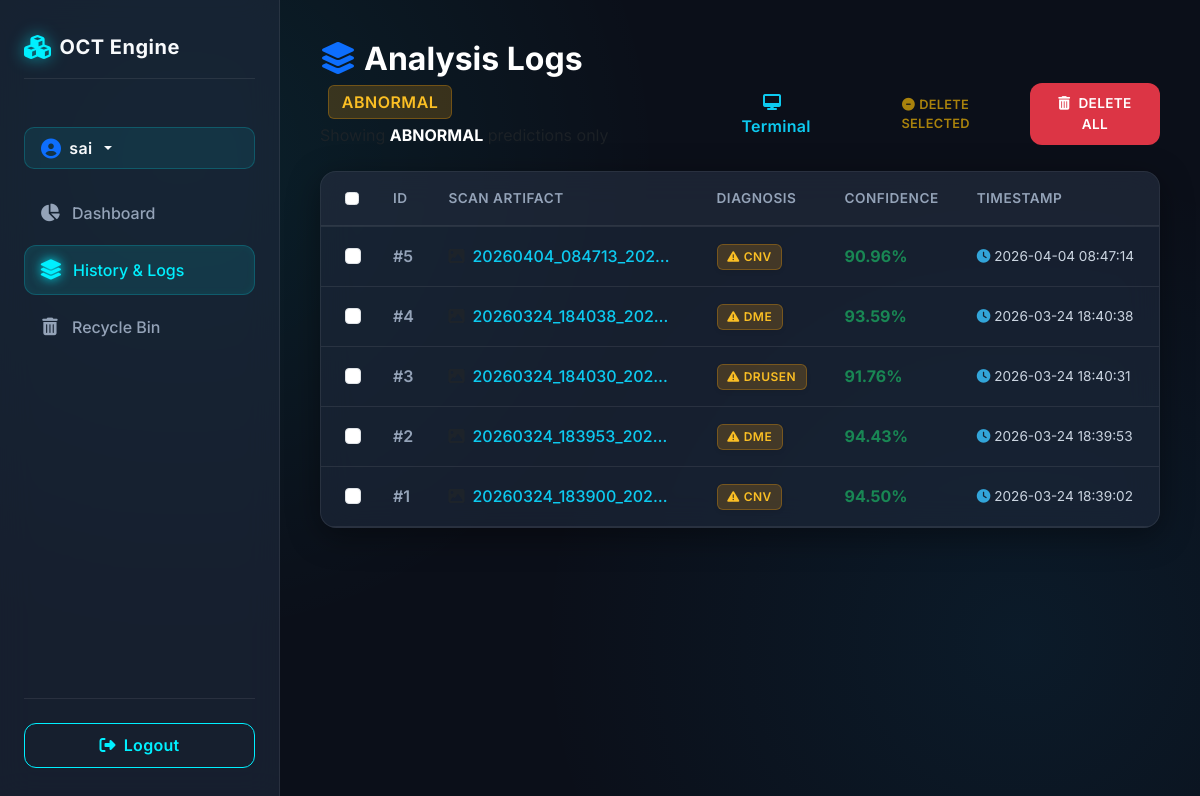
The page /history_filter?class=ABNORMAL (signed in) on the database its author committed.
### tables this page shows
CREATE TABLE users (
            id INTEGER PRIMARY KEY AUTOINCREMENT,
            name TEXT NOT NULL,
            email TEXT NOT NULL UNIQUE,
            password_hash TEXT NOT NULL,
            created_at TEXT NOT NULL
        );

CREATE TABLE predictions (
            id INTEGER PRIMARY KEY AUTOINCREMENT,
            user_id INTEGER NOT NULL,
            filename TEXT NOT NULL,
            predicted_class TEXT NOT NULL,
            confidence REAL NOT NULL,
            actual_confidence REAL,
            created_at TEXT NOT NULL,
            FOREIGN KEY (user_id) REFERENCES users(id)
        );

### app.py (the view)
@app.route('/history_filter')
@login_required
def history_filter():
    filter_class = request.args.get('class', '').upper()
    rows = get_user_predictions(session['user_id'], filter_class=filter_class or None)
    return render_template('history.html', rows=rows, filter_class=filter_class)

### app.py (called while the page is built, shortened)
def get_db_connection():
    conn = sqlite3.connect(app.config['DATABASE'])
    conn.row_factory = sqlite3.Row
    return conn

def get_user_by_id(user_id):
    conn = get_db_connection()
    user = conn.execute(
        "SELECT * FROM users WHERE id = ?",
        (user_id,)
    ).fetchone()
    conn.close()
    return user

def get_user_predictions(user_id, filter_class=None):
    conn = get_db_connection()
    if filter_class == 'ABNORMAL':
        rows = conn.execute("""
            SELECT *, ROW_NUMBER() OVER (PARTITION BY user_id ORDER BY id) AS row_num
            FROM predictions
            WHERE user_id = ? AND predicted_class != 'NORMAL'
            ORDER BY id DESC
        """, (user_id,)).fetchall()
    conn.close()
    return rows

def login_required(view_func):
    @wraps(view_func)
    def wrapped(*args, **kwargs):
        if 'user_id' not in session:
            flash('Please login first.', 'warning')
            return redirect(url_for('login'))
        return view_func(*args, **kwargs)
    return wrapped

@app.context_processor
def inject_user():
    user = None
    if 'user_id' in session:
        user = get_user_by_id(session['user_id'])
    return dict(current_user=user)

### templates/history.html (shortened to what this page needs)
{% extends 'base.html' %}
{% block content %}
<div class="d-flex justify-content-between align-items-end mb-4">
    <div>
        <h2 class="fw-bold mb-1 text-white">
            <i class="fas fa-layer-group text-primary me-2"></i>Analysis Logs
            {% if filter_class %}
                <span class="badge bg-{% if filter_class == 'NORMAL' %}success{% else %}warning{% endif %} ms-2 fs-6">
                    {{ filter_class }}
                </span>
            {% endif %}
        </h2>
        <p class="text-muted mb-0">
            {% if filter_class %}
                Showing <strong class="text-white">{{ filter_class }}</strong> predictions only
            {% else %}
                Historical classification queries
            {% endif %}
        </p>
    </div>
    <div class="d-flex gap-2 align-items-center">
        <a href="{{ url_for('dashboard') }}" class="btn btn-outline-info">
            <i class="fas fa-desktop me-2"></i>Terminal
        </a>
        {% if rows %}
        <button type="button" class="btn btn-outline-warning text-uppercase" style="font-size:0.8rem;" id="deleteSelectedBtn" onclick="submitDeleteSelected()" disabled>
            <i class="fas fa-minus-circle me-1"></i>Delete Selected
        </button>
        {% endif %}
        <form method="POST" action="{{ url_for('clear_history') }}" onsubmit="return confirm('Delete ALL data logs? This cannot be undone.');">
            <button type="submit" class="btn btn-danger text-uppercase" style="font-size: 0.85rem; padding: 0.65rem 1rem;">
                <i class="fas fa-trash-can me-2"></i>Delete All
            </button>
        </form>
    </div>
</div>
<form method="POST" action="{{ url_for('delete_selected') }}" id="deleteSelectedForm">
    <div class="glass-card">
        <div class="card-body p-0">
            {% if rows %}
            <div class="table-responsive">
                <table class="table table-hover align-middle mb-0">
                    <thead style="background: rgba(255,255,255,0.02);">
                        <tr>
                            <th class="ps-4" style="width:44px;">
                                <input type="checkbox" class="form-check-input" id="selectAll" title="Select All">
                            </th>
                            <th>ID</th>
                            <th>Scan Artifact</th>
                            <th>Diagnosis</th>
                            <th>Confidence</th>
                            <th class="pe-4">Timestamp</th>
                        </tr>
                    </thead>
                    <tbody>
                        {% for row in rows %}
                        <tr class="row-item" data-id="{{ row['id'] }}">
                            <td class="ps-4 border-glass">
                                <input type="checkbox" class="form-check-input row-checkbox" name="selected_ids" value="{{ row['id'] }}">
                            </td>
                            <td class="border-glass fw-semibold" style="color:#94a3b8;">#{{ row['row_num'] }}</td>
                            <td class="border-glass">
                                <a href="{{ url_for('uploaded_file', filename=row['filename']) }}" target="_blank" class="text-info text-decoration-none fw-medium d-flex align-items-center">
                                    <i class="fas fa-image text-muted me-2"></i>
                                    <span class="text-truncate" style="max-width: 200px; display:inline-block;">{{ row['filename'] }}</span>
                                </a>
                            </td>
                            <td class="border-glass">
                                {% if row['predicted_class'] == 'NORMAL' %}
                                    <span class="badge bg-success shadow-sm"><i class="fas fa-check-circle me-1"></i>{{ row['predicted_class'] }}</span>
                                {% else %}
                                    <span class="badge bg-warning text-dark shadow-sm"><i class="fas fa-exclamation-triangle me-1"></i>{{ row['predicted_class'] }}</span>
                                {% endif %}
                            </td>
                            <td class="border-glass fw-bold {% if row['confidence'] > 0.8 %}text-success{% else %}text-info{% endif %}">
                                {{ '%.2f'|format(row['confidence'] * 100) }}%
                            </td>
                            <td class="border-glass" style="min-width: 160px; font-size: 0.85rem; white-space: nowrap; color:#cbd5e1;">
                                <i class="fas fa-clock me-1" style="color:#38bdf8; opacity:0.85;"></i>{{ row['created_at'] }}
                            </td>
                        </tr>
                        {% endfor %}
                    </tbody>
                </table>
            </div>
            {% endif %}
        </div>
    </div>
</form>
{% endblock %}

### templates/base.html (shortened to what this page needs)
<!DOCTYPE html>
<html lang="en">
<head>
    <link href="https://cdn.jsdelivr.net/npm/bootstrap@5.3.3/dist/css/bootstrap.min.css" rel="stylesheet">
    <link href="https://cdnjs.cloudflare.com/ajax/libs/font-awesome/6.5.2/css/all.min.css" rel="stylesheet">
    <link href="{{ url_for('static', filename='css/style.css') }}" rel="stylesheet">
</head>
<body class="{% if not current_user %}auth-page-body{% endif %}">
    {% if current_user %}
    <div class="app-container">
        <aside class="sidebar" id="sidebar">
            <div class="sidebar-header">
                <a href="{{ url_for('dashboard') }}" class="sidebar-brand text-decoration-none">
                    <i class="fas fa-cubes me-2"></i>
                    <span>OCT Engine</span>
                </a>
            </div>
            <div class="dropdown mt-2 mb-1">
                <button class="btn w-100 d-flex align-items-center gap-2 text-start px-3 py-2 dropdown-toggle"
                    type="button" data-bs-toggle="dropdown" aria-expanded="false"
                    style="background: rgba(0,240,255,0.08); border: 1px solid rgba(0,240,255,0.2); border-radius: 10px; color: #f8fafc; transition: all 0.2s;"
                    onmouseover="this.style.background='rgba(0,240,255,0.15)'"
                    onmouseout="this.style.background='rgba(0,240,255,0.08)'">
                    <i class="fas fa-user-circle fa-lg text-primary"></i>
                    <span class="text-truncate fw-semibold" style="max-width:120px;">{{ current_user['name'] }}</span>
                </button>
            </div>
            <ul class="nav-menu mt-3">
                <li class="nav-item">
                    <a href="{{ url_for('dashboard') }}" class="nav-link {% if request.endpoint == 'dashboard' %}active{% endif %}">
                        <i class="fas fa-chart-pie"></i>
                        <span>Dashboard</span>
                    </a>
                </li>
                <li class="nav-item">
                    <a href="{{ url_for('history') }}" class="nav-link {% if request.endpoint == 'history' or request.endpoint == 'history_filter' %}active{% endif %}">
                        <i class="fas fa-layer-group"></i>
                        <span>History &amp; Logs</span>
                    </a>
                </li>
                <li class="nav-item">
                    <a href="{{ url_for('recycle_bin') }}" class="nav-link {% if request.endpoint == 'recycle_bin' %}active{% endif %}">
                        <i class="fas fa-trash-can"></i>
                        <span>Recycle Bin</span>
                    </a>
                </li>
            </ul>
            <div class="sidebar-footer">
                <a href="{{ url_for('logout') }}" class="btn btn-outline-primary w-100 d-flex align-items-center justify-content-center gap-2">
                    <i class="fas fa-sign-out-alt"></i> Logout
                </a>
            </div>
        </aside>
        <main class="main-content">
            {% block content %}{% endblock %}
        </main>
    </div>
    {% endif %}
</body>
</html>

### static/css/style.css (style rules this page uses)
:root { --bg-main: #0b0f19; --surface-glass: rgba(30, 41, 59, 0.65); --surface-glass-hover: rgba(45, 55, 72, 0.85); --primary: #00f0ff; --primary-dark: #00b8cc; --success: #10b981; --warning: #f59e0b; --danger: #ef4444; --info: #0ea5e9; --text-main: #f8fafc; --text-muted: #94a3b8; --border-glass: rgba(255, 255, 255, 0.08); --border-light: rgba(255, 255, 255, 0.15); --shadow-glass: 0 8px 32px 0 rgba(0, 0, 0, 0.4); --shadow-glow: 0 0 20px rgba(0, 240, 255, 0.2); --radius-lg: 16px; --radius-md: 12px; }
html, body { height: 100%; }
body { font-family: 'Inter', sans-serif; color: var(--text-main); background-color: var(--bg-main); background-image: radial-gradient(circle at 15% 20%, rgba(0, 240, 255, 0.08) 0%, transparent 40%), radial-gradient(circle at 85% 80%, rgba(14, 165, 233, 0.08) 0%, transparent 40%); background-attachment: fixed; background-size: cover; min-height: 100vh; overflow-x: hidden; }
a { color: var(--primary); text-decoration: none; transition: 0.3s; }
.app-container { display: flex; min-height: 100vh; }
.sidebar { width: 280px; background: var(--surface-glass); backdrop-filter: blur(16px); -webkit-backdrop-filter: blur(16px); border-right: 1px solid var(--border-glass); padding: 2rem 1.5rem; display: flex; flex-direction: column; position: fixed; height: 100vh; z-index: 1000; transition: transform 0.3s ease; }
.sidebar-header { margin-bottom: 2.5rem; padding-bottom: 1rem; border-bottom: 1px solid var(--border-glass); display: flex; align-items: center; gap: 12px; }
.sidebar-brand { font-size: 1.25rem; font-weight: 700; color: var(--text-main); letter-spacing: 0.5px; display: flex; align-items: center; }
.sidebar-brand i { color: var(--primary); font-size: 1.5rem; filter: drop-shadow(0 0 8px rgba(0,240,255,0.6)); }
.nav-menu { list-style: none; padding: 0; margin: 0; display: flex; flex-direction: column; gap: 0.5rem; }
.nav-item .nav-link { display: flex; align-items: center; gap: 12px; padding: 12px 16px; border-radius: var(--radius-md); color: var(--text-muted); font-weight: 500; transition: all 0.3s ease; }
.nav-item .nav-link i { font-size: 1.1rem; width: 20px; text-align: center; transition: transform 0.3s ease; }
.nav-item .nav-link:hover, .nav-item .nav-link.active { background: rgba(0, 240, 255, 0.1); color: var(--primary); border: 1px solid rgba(0, 240, 255, 0.2); box-shadow: inset 0 0 10px rgba(0,240,255,0.05); }
.nav-item .nav-link:hover i, .nav-item .nav-link.active i { transform: scale(1.15); filter: drop-shadow(0 0 5px var(--primary)); }
.sidebar-footer { margin-top: auto; padding-top: 1.5rem; border-top: 1px solid var(--border-glass); }
.main-content { flex-grow: 1; margin-left: 280px; min-height: 100vh; padding: 2.5rem; display: flex; flex-direction: column; }
.glass-card, .stat-card, .card { background: var(--surface-glass); backdrop-filter: blur(16px); -webkit-backdrop-filter: blur(16px); border: 1px solid var(--border-glass); border-radius: var(--radius-lg); box-shadow: var(--shadow-glass); transition: transform 0.3s ease, box-shadow 0.3s ease, border-color 0.3s ease; color: var(--text-main); overflow: hidden; }
.btn { border-radius: var(--radius-md); font-weight: 600; padding: 0.6rem 1.2rem; transition: all 0.3s ease; letter-spacing: 0.3px; border: none; }
.btn-outline-primary { background: transparent; border: 1px solid var(--primary); color: var(--primary); }
.table { color: var(--text-main); --bs-table-bg: transparent; --bs-table-color: var(--text-main); --bs-table-border-color: var(--border-glass); }
.table thead th { font-weight: 600; color: var(--text-muted); border-bottom: 2px solid var(--border-glass); letter-spacing: 0.5px; text-transform: uppercase; font-size: 0.85rem; }
.table tbody tr { transition: background-color 0.2s ease; }
.table td, .table th { padding: 1rem; vertical-align: middle; }
.badge { padding: 0.5em 0.8em; border-radius: 6px; font-weight: 600; letter-spacing: 0.5px; }
.bg-warning { background-color: rgba(245, 158, 11, 0.2) !important; color: #fbbf24 !important; border: 1px solid rgba(245, 158, 11, 0.3); }

### rows shown on the page
users: name "sai"
predictions: row_num "5", filename "20260404_084713_202…", predicted_class "CNV", row['confidence']*100 "90.96", created_at "2026-04-04 08:47:14"
predictions: row_num "4", filename "20260324_184038_202…", predicted_class "DME", row['confidence']*100 "93.59", created_at "2026-03-24 18:40:38"
predictions: row_num "3", filename "20260324_184030_202…", predicted_class "DRUSEN", row['confidence']*100 "91.76", created_at "2026-03-24 18:40:31"
predictions: row_num "2", filename "20260324_183953_202…", predicted_class "DME", row['confidence']*100 "94.43", created_at "2026-03-24 18:39:53"
predictions: row_num "1", filename "20260324_183900_202…", predicted_class "CNV", row['confidence']*100 "94.50", created_at "2026-03-24 18:39:02"

### other values the page prints
{{ filter_class }} "ABNORMAL"
